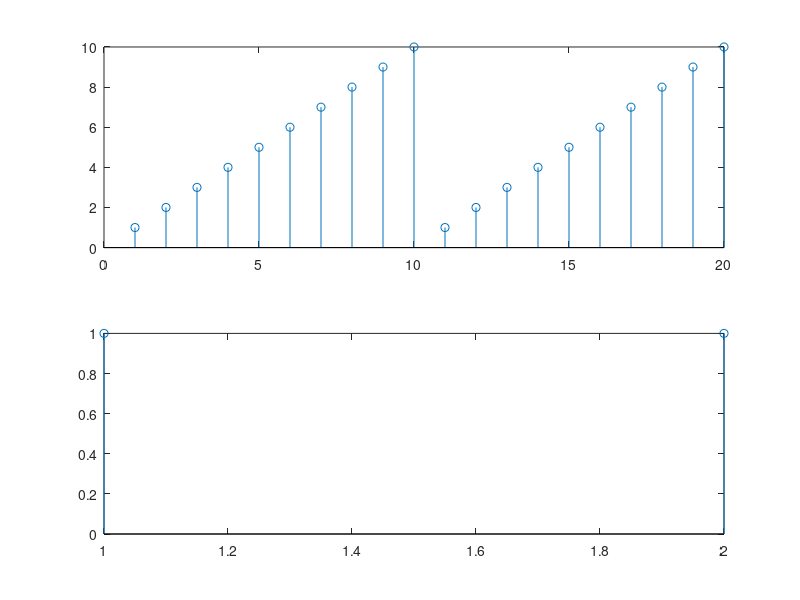

Write MATLAB code to recreate this figure.
t = -1:0.001:1;
f = 2000;
x = sin(2*3.14*f*t);
fs = 8000; 
xs = sin(2*3.14*(f/fs)*t);
%subplot(2,1,1);
%plot(t,x);
%subplot(2,1,2);
%plot(t,xs);

x1 = [1 2 3 4 5 6 7 8 9 10 1 2 3 4 5 6 7 8 9 10];
y = downsample(x1,10);
subplot(2,1,1);
stem(x1);
subplot(2,1,2);
stem(y);
y
